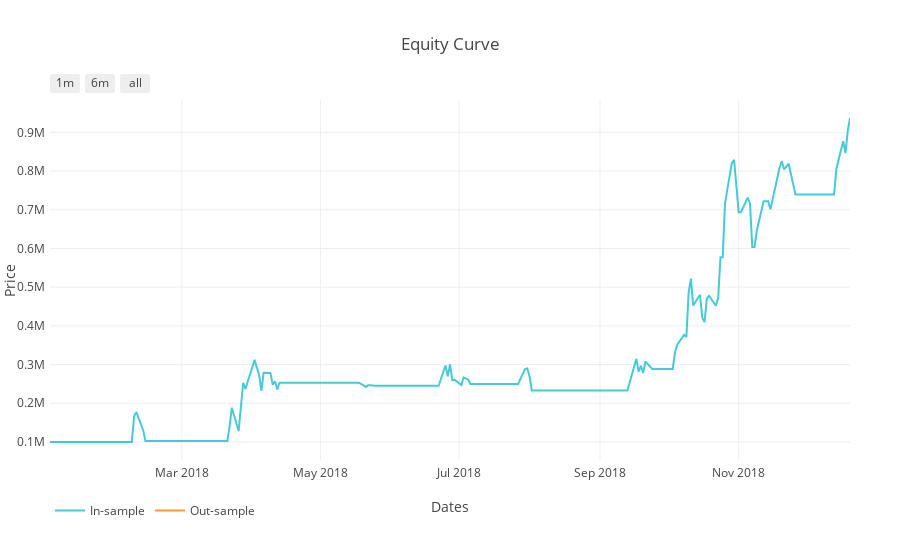

The notebook cell this image was saved under:
### Code cell
plot_ec = equity_curve(df, output_type='nb')
iplot(plot_ec)

### Figure 1 — Plotly figure (JSON) as saved in the notebook; plotly's stock layout.template omitted (floating-point values rounded to 4 significant figures; data arrays with more than 128 entries replaced by an {"elided": "..."} marker saying what was removed)
{"data": [{"line": {"color": "#17BECF"}, "name": "In-sample", "opacity": 0.8, "type": "scatter", "uid": "076610af-ffa7-4537-a05f-dd1512eb5db5", "x": {"elided": "245 str values"}, "y": {"elided": "245 int values"}}, {"line": {"color": "#FF8000"}, "name": "Out-sample", "opacity": 0.8, "type": "scatter", "uid": "55bef3ad-4f65-4bd5-b500-dbcc727385b1", "x": {"elided": "245 str values"}, "y": {"elided": "245 null values"}}], "layout": {"autosize": true, "legend": {"orientation": "h"}, "margin": {"b": 100, "l": 50, "pad": 4, "r": 50, "t": 100}, "showlegend": true, "title": {"text": "Equity Curve"}, "xaxis": {"range": ["2018-01-02", "2018-12-20"], "rangeselector": {"buttons": [{"count": 1, "label": "1m", "step": "month", "stepmode": "backward"}, {"count": 6, "label": "6m", "step": "month", "stepmode": "backward"}, {"step": "all"}]}, "title": {"text": "Dates"}, "type": "date"}, "yaxis": {"autorange": true, "range": [53500.0, 983500.0], "title": {"text": "Price"}, "type": "linear"}}}
